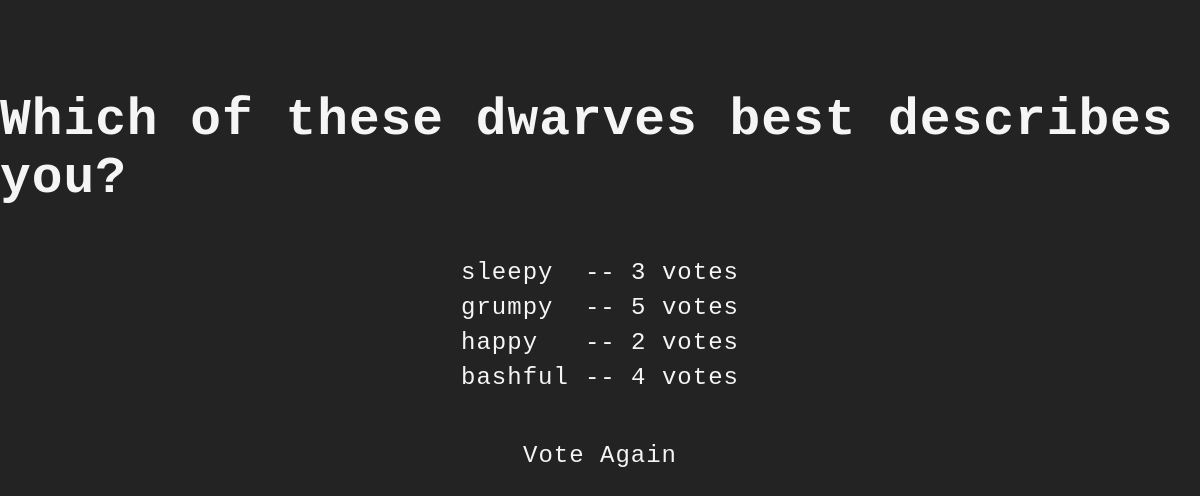
Page /polls/7/results/ on the earlier database version.
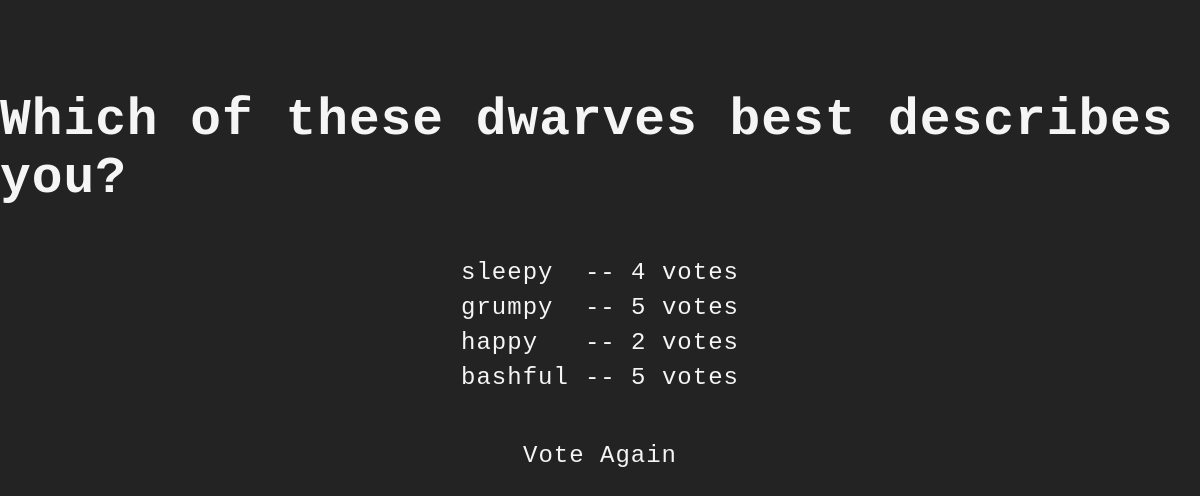
Same page on the later database version.
### polls/models.py (models this page shows, shortened)
class Choice(models.Model):
    question = models.ForeignKey(Question, on_delete=models.CASCADE)
    choice_text = models.CharField(max_length=200)
    votes = models.IntegerField(default=0)

### polls/views.py (the view)
# urls.py: path("<int:pk>/results/", views.ResultsView.as_view(), name="results"),
class ResultsView(generic.DetailView):
    model = Question
    template_name = "polls/results.html"

### polls/templates/polls/results.html (shortened to what this page needs)
{% load static %}
<!DOCTYPE html>
<html lang="en">
	<head>
		<link href="{% static 'polls/style.css' %}" rel="stylesheet" />
	</head>
    <main>
        <div class="xd">
<h1>{{ question.question_text }}</h1>
<ul>
{% for choice in question.choice_set.all %}
    <li><span>{{ choice.choice_text }}</span> <span>-- {{ choice.votes }} vote{{ choice.votes|pluralize }}</span></li>
{% endfor %}
</ul>
<a href="{% url 'polls:detail' question.id %}">Vote Again</a>
</div>
</main>

Differences in the rows shown:
changed Choice "sleepy": votes "3" → "4"
changed Choice "bashful": votes "4" → "5"
